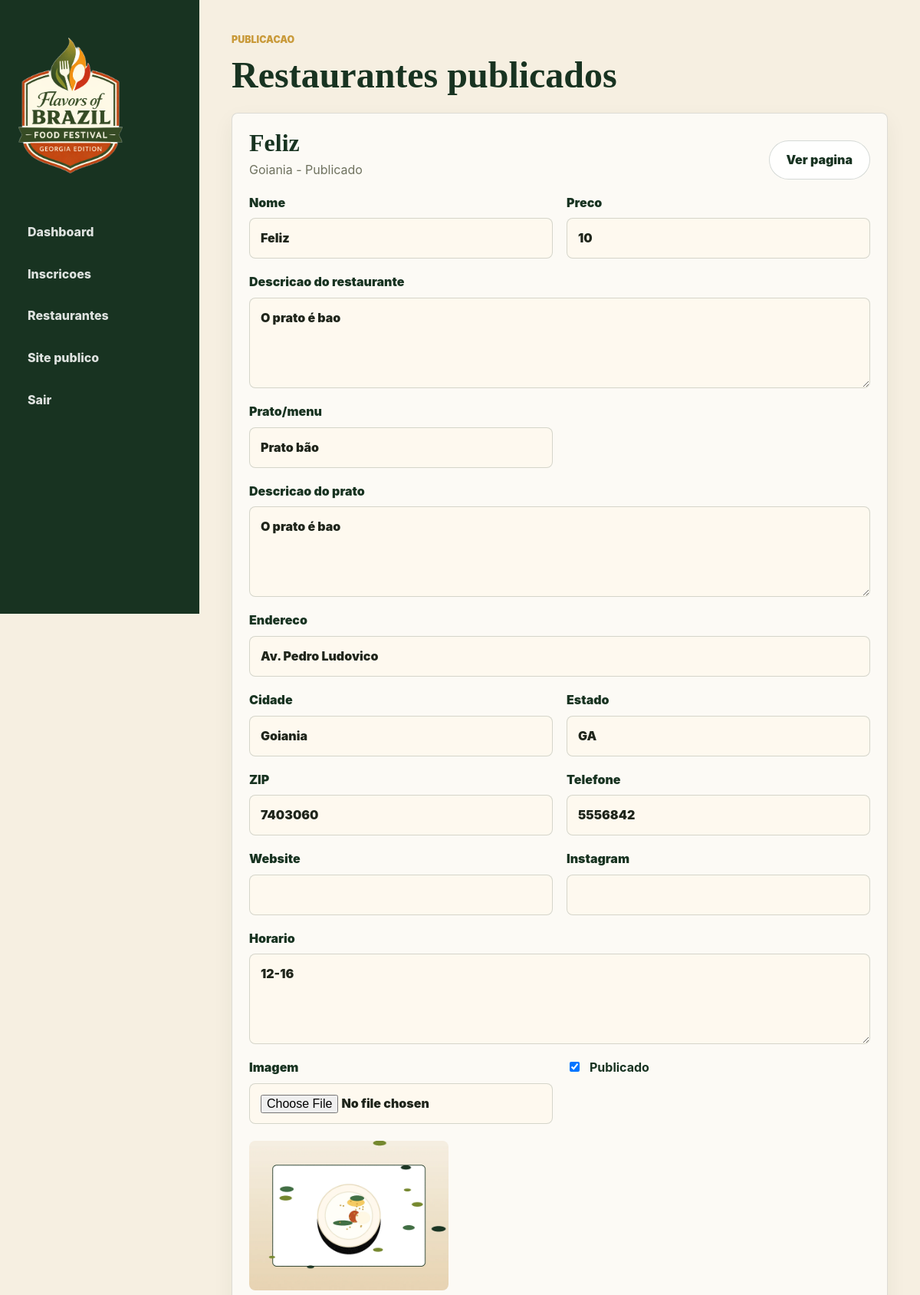
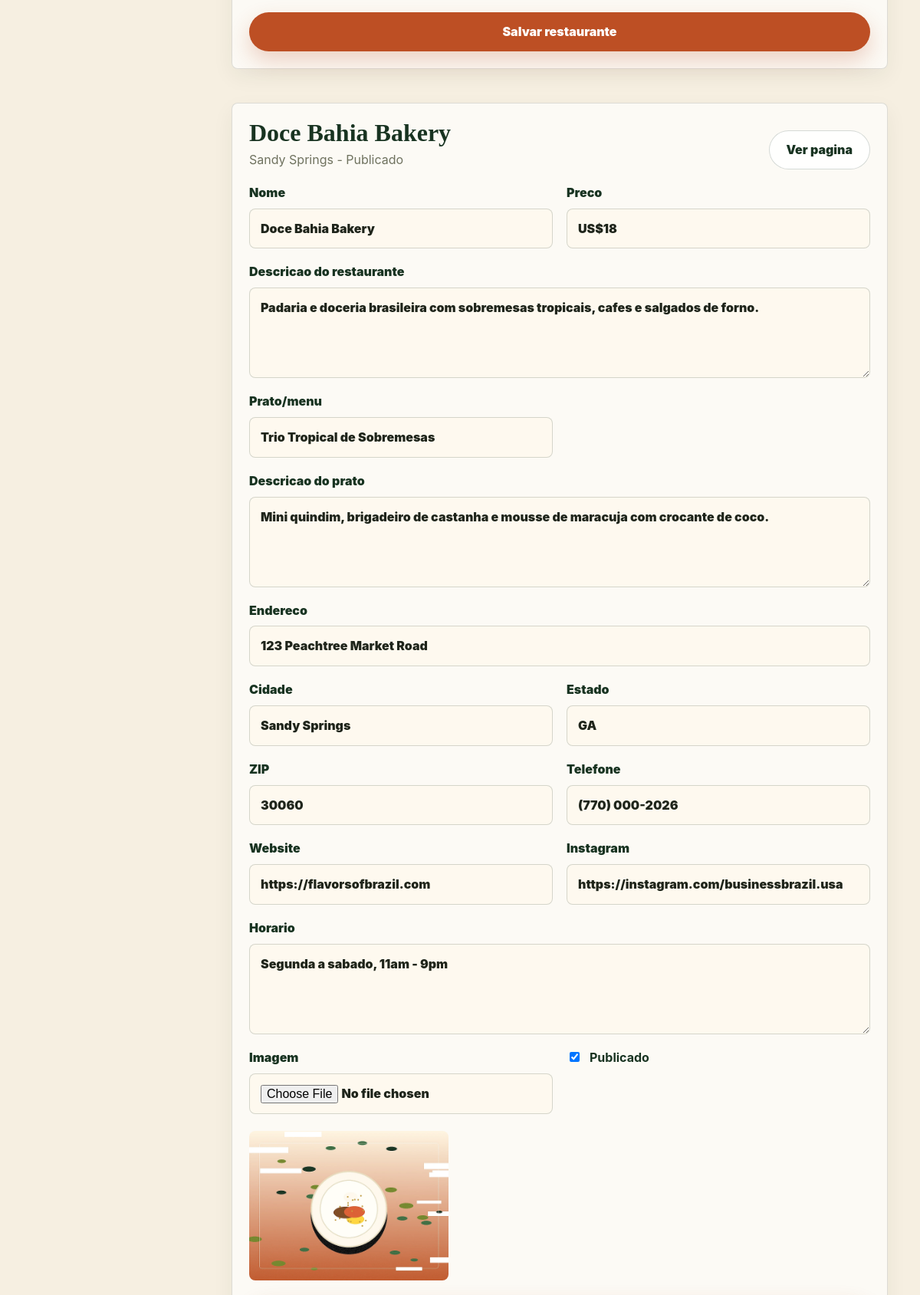
The app's page /admin/restaurantes (signed in, upper part) with its own data (2 pictures, top to bottom).
### app/models.py (models this page shows)
class TimestampMixin:
    created_at = db.Column(db.DateTime, default=datetime.utcnow, nullable=False)
    updated_at = db.Column(
        db.DateTime,
        default=datetime.utcnow,
        onupdate=datetime.utcnow,
        nullable=False,
    )

class Restaurant(db.Model, TimestampMixin):
    __tablename__ = "restaurants"
    id = db.Column(db.Integer, primary_key=True)
    application_id = db.Column(db.Integer, db.ForeignKey("applications.id"), nullable=True)
    name = db.Column(db.String(180), nullable=False)
    slug = db.Column(db.String(220), nullable=False, unique=True, index=True)
    description = db.Column(db.Text, nullable=False)
    dish_name = db.Column(db.String(180), nullable=False)
    dish_description = db.Column(db.Text, nullable=False)
    dish_price = db.Column(db.String(40), nullable=False)
    address = db.Column(db.String(255), nullable=False)
    city = db.Column(db.String(120), nullable=False)
    state = db.Column(db.String(40), nullable=False)
    zip_code = db.Column(db.String(20), nullable=False)
    phone = db.Column(db.String(80), nullable=False)
    website = db.Column(db.String(255))
    instagram = db.Column(db.String(255))
    business_hours = db.Column(db.Text, nullable=False)
    image = db.Column(db.String(255))
    is_published = db.Column(db.Boolean, default=False, nullable=False, index=True)
    application = db.relationship("Application", back_populates="restaurant")

### app/routes.py (the view, shortened to what this page needs)
@bp.route("/admin/restaurantes", methods=["GET", "POST"])
@login_required
def admin_restaurants():
    restaurants_list = Restaurant.query.order_by(Restaurant.created_at.desc()).all()
    seo = {"title": "Restaurantes | Flavors of Brazil", "description": "Gerenciar restaurantes publicados."}
    return render_template(
        "admin_restaurants.html",
        seo=seo,
        restaurants=restaurants_list,
    )

### app/auth.py (called while the page is built)
def current_user():
    user_id = session.get("user_id")
    if not user_id:
        return None
    return User.query.get(user_id)

def login_required(view):
    @wraps(view)
    def wrapped(*args, **kwargs):
        if current_user() is None:
            return redirect(url_for("main.admin_login", next=request.path))
        return view(*args, **kwargs)
    return wrapped

def csrf_token():
    token = session.get("_csrf_token")
    if not token:
        token = secrets.token_urlsafe(32)
        session["_csrf_token"] = token
    return token

### app/content.py (called while the page is built, shortened)
def localize_settings(settings, lang):
    localized = dict(settings)
    if lang == DEFAULT_LANGUAGE:
        return localized

### app/models.py (called while the page is built)
    @classmethod
    def get(cls, key, default=""):
        item = cls.query.filter_by(key=key).first()
        return item.value if item else default

### app/seo.py (called while the page is built)
def external_url(endpoint, **values):
    try:
        return url_for(endpoint, _external=True, **values)
    except RuntimeError:
        base = current_app.config.get("SITE_URL", "").rstrip("/")
        path = url_for(endpoint, **values)
        return f"{base}{path}"

def public_image(path):
    if not path:
        return external_url("static", filename="assets/generated/restaurant-placeholder.webp")
    if path.startswith("http://") or path.startswith("https://"):
        return path
    if path.startswith("/static/"):
        return f"{request.url_root.rstrip('/')}{path}"
    return external_url("static", filename=path)

### templates/admin_restaurants.html (shortened to what this page needs)
{% extends "admin_base.html" %}
{% block admin_content %}
<section class="admin-header">
  <div>
    <p class="eyebrow">Publicacao</p>
    <h1>Restaurantes publicados</h1>
  </div>
</section>
<section class="restaurant-admin-list">
  {% for restaurant in restaurants %}
  <article class="admin-panel restaurant-editor">
    <div class="panel-heading row">
      <div>
        <h2>{{ restaurant.name }}</h2>
        <p>{{ restaurant.city }} - {{ 'Publicado' if restaurant.is_published else 'Desativado' }}</p>
      </div>
      {% if restaurant.is_published %}
      <a class="button secondary" href="{{ url_for('main.restaurant_detail', slug=restaurant.slug) }}" target="_blank" rel="noopener">Ver pagina</a>
      {% endif %}
    </div>
    <form method="post" enctype="multipart/form-data" class="admin-form">
      <div class="form-grid">
        <label>Nome
          <input name="name" value="{{ restaurant.name }}">
        </label>
        <label>Preco
          <input name="dish_price" value="{{ restaurant.dish_price }}">
        </label>
        <label class="wide">Descricao do restaurante
          <textarea name="description">{{ restaurant.description }}</textarea>
        </label>
        <label>Prato/menu
          <input name="dish_name" value="{{ restaurant.dish_name }}">
        </label>
        <label class="wide">Descricao do prato
          <textarea name="dish_description">{{ restaurant.dish_description }}</textarea>
        </label>
        <label class="wide">Endereco
          <input name="address" value="{{ restaurant.address }}">
        </label>
        <label>Cidade
          <input name="city" value="{{ restaurant.city }}">
        </label>
        <label>Estado
          <input name="state" value="{{ restaurant.state }}">
        </label>
        <label>ZIP
          <input name="zip_code" value="{{ restaurant.zip_code }}">
        </label>
        <label>Telefone
          <input name="phone" value="{{ restaurant.phone }}">
        </label>
        <label>Website
          <input name="website" value="{{ restaurant.website or '' }}">
        </label>
        <label>Instagram
          <input name="instagram" value="{{ restaurant.instagram or '' }}">
        </label>
        <label class="wide">Horario
          <textarea name="business_hours">{{ restaurant.business_hours }}</textarea>
        </label>
        <label>Imagem
          <input type="file" name="image" accept=".jpg,.jpeg,.png,.webp,image/jpeg,image/png,image/webp">
        </label>
        <label class="toggle">
          <input type="checkbox" name="is_published" {{ 'checked' if restaurant.is_published else '' }}>
          Publicado
        </label>
      </div>
      {% if restaurant.image %}
      <img class="admin-thumb" src="{{ asset_url(restaurant.image) }}" alt="{{ restaurant.name }}">
      {% endif %}
      <button class="button primary" type="submit">Salvar restaurante</button>
    </form>
  </article>
  {% else %}
  <article class="admin-panel"><p>Nenhum restaurante publicado ainda.</p></article>
  {% endfor %}
</section>
{% endblock %}

### static/css/style.css (style rules this page uses)
:root { --green-950: #183321; --green-850: #25462d; --green-700: #3f6d42; --terracotta: #bd4f24; --terracotta-deep: #963817; --gold: #c99a3a; --cream: #fff9ed; --paper: #f6efe1; --white: #ffffff; --ink: #1f251b; --muted: #6f725f; --line: rgba(31, 37, 27, 0.14); --shadow: 0 18px 50px rgba(24, 51, 33, 0.16); --font-display: Georgia, "Times New Roman", serif; --font-body: Inter, ui-sans-serif, system-ui, -apple-system, BlinkMacSystemFont, "Segoe UI", sans-serif; }
* { box-sizing: border-box; }
html { scroll-behavior: smooth; }
body { margin: 0; background: var(--cream); color: var(--ink); font-family: var(--font-body); line-height: 1.55; }
img { display: block; max-width: 100%; }
a { color: inherit; text-decoration: none; }
button, input, select, textarea { font: inherit; }
.eyebrow { margin: 0 0 12px; color: var(--gold); font-size: 0.78rem; font-weight: 900; letter-spacing: 0; text-transform: uppercase; }
h1, h2, h3 { line-height: 1.03; margin: 0; }
h1, h2 { font-family: var(--font-display); font-weight: 700; }
.button { display: inline-flex; align-items: center; justify-content: center; min-height: 48px; padding: 12px 22px; border: 1px solid transparent; border-radius: 999px; font-weight: 900; cursor: pointer; transition: transform 160ms ease, background 160ms ease, color 160ms ease, border 160ms ease; }
.button.primary { background: var(--terracotta); color: var(--white); box-shadow: 0 12px 28px rgba(189, 79, 36, 0.24); }
.button.secondary { background: rgba(255, 255, 255, 0.85); border-color: rgba(24, 51, 33, 0.18); color: var(--green-950); }
.section-heading.row, .panel-heading.row { display: flex; align-items: end; justify-content: space-between; gap: 24px; }
.feature-grid article, .metric-card, .admin-panel, .contact-cards article { border: 1px solid var(--line); border-radius: 8px; background: rgba(255, 255, 255, 0.66); box-shadow: 0 10px 28px rgba(24, 51, 33, 0.06); }
.application-form, .login-card, .admin-form { display: grid; gap: 22px; }
.form-grid { display: grid; grid-template-columns: repeat(2, minmax(0, 1fr)); gap: 18px; }
label { display: grid; gap: 8px; color: var(--green-950); font-weight: 900; }
input, select, textarea { width: 100%; border: 1px solid rgba(24, 51, 33, 0.18); border-radius: 8px; background: rgba(255, 249, 237, 0.72); color: var(--ink); padding: 13px 14px; }
textarea { min-height: 118px; resize: vertical; }
.wide { grid-column: 1 / -1; }
.accept-list label, .toggle { display: flex; align-items: flex-start; gap: 10px; font-weight: 700; }
.accept-list input, .toggle input { width: auto; margin-top: 5px; }
.admin-body { display: grid; grid-template-columns: 260px minmax(0, 1fr); min-height: 100svh; background: var(--paper); }
.admin-header { display: flex; justify-content: space-between; gap: 18px; align-items: center; margin-bottom: 24px; }
.admin-header h1 { color: var(--green-950); font-size: clamp(2rem, 4vw, 3.4rem); }
.admin-panel { padding: 22px; margin-bottom: 22px; }
.panel-heading { margin-bottom: 18px; }
.panel-heading h2 { color: var(--green-950); font-family: var(--font-display); font-size: 2rem; }
.panel-heading p { margin: 6px 0 0; color: var(--muted); }
.admin-thumb { width: min(260px, 100%); aspect-ratio: 4 / 3; object-fit: cover; border-radius: 8px; }
.restaurant-admin-list { display: grid; gap: 22px; }

### records on screen
Restaurant: name "Feliz", city "Goiania", is_published "Publicado", dish_price "10", description "O prato é bao", dish_name "Prato bão", dish_description "O prato é bao", address "Av. Pedro Ludovico", state "GA", zip_code "7403060", phone "5556842", business_hours "12-16", image (placeholder picture)
Restaurant: name "Doce Bahia Bakery", city "Sandy Springs", is_published "Publicado", dish_price "US$18", description "Padaria e doceria brasileira com sobremesas tropicais, cafes e salgados de forno.", dish_name "Trio Tropical de Sobremesas", dish_description "Mini quindim, brigadeiro de castanha e mousse de maracuja com crocante de coco.", address "123 Peachtree Market Road", state "GA", zip_code "30060", phone "(770) 000-2026", website "https://flavorsofbrazil.com", instagram "https://instagram.com/businessbrazil.usa", business_hours "Segunda a sabado, 11am - 9pm", image (picture)
